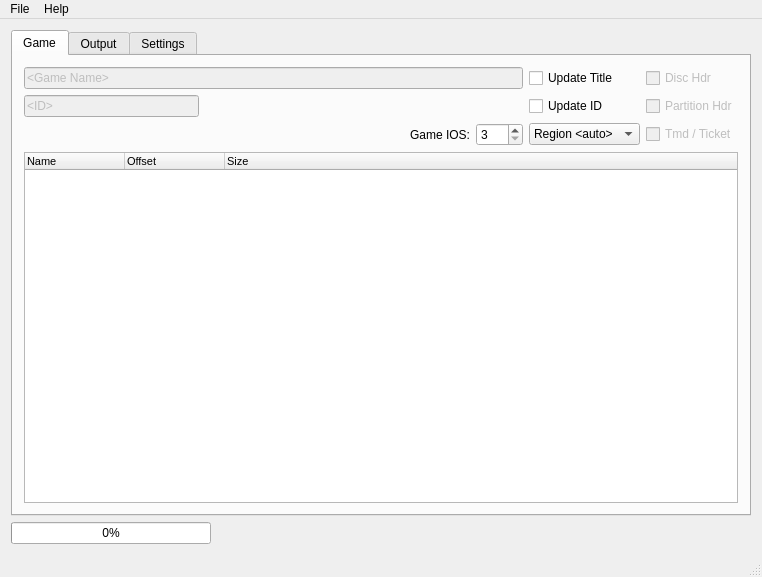
<?xml version="1.0" encoding="UTF-8"?>
<ui version="4.0">
 <class>MainWindow</class>
 <widget class="QMainWindow" name="MainWindow">
  <property name="geometry">
   <rect>
    <x>0</x>
    <y>0</y>
    <width>762</width>
    <height>577</height>
   </rect>
  </property>
  <property name="windowTitle">
   <string/>
  </property>
  <widget class="QWidget" name="centralWidget">
   <layout class="QGridLayout" name="gridLayout_3">
    <item row="6" column="0">
     <widget class="QProgressBar" name="progressBar">
      <property name="sizePolicy">
       <sizepolicy hsizetype="Fixed" vsizetype="Fixed">
        <horstretch>0</horstretch>
        <verstretch>0</verstretch>
       </sizepolicy>
      </property>
      <property name="minimumSize">
       <size>
        <width>200</width>
        <height>0</height>
       </size>
      </property>
      <property name="value">
       <number>0</number>
      </property>
     </widget>
    </item>
    <item row="6" column="1">
     <spacer name="horizontalSpacer">
      <property name="orientation">
       <enum>Qt::Horizontal</enum>
      </property>
      <property name="sizeHint" stdset="0">
       <size>
        <width>40</width>
        <height>20</height>
       </size>
      </property>
     </spacer>
    </item>
    <item row="0" column="0" colspan="5">
     <widget class="QTabWidget" name="tabWidget">
      <property name="minimumSize">
       <size>
        <width>0</width>
        <height>0</height>
       </size>
      </property>
      <property name="baseSize">
       <size>
        <width>0</width>
        <height>0</height>
       </size>
      </property>
      <property name="mouseTracking">
       <bool>false</bool>
      </property>
      <property name="currentIndex">
       <number>0</number>
      </property>
      <property name="movable">
       <bool>true</bool>
      </property>
      <widget class="QWidget" name="tab">
       <attribute name="title">
        <string>Game</string>
       </attribute>
       <layout class="QGridLayout" name="gridLayout_2">
        <item row="0" column="0">
         <layout class="QGridLayout" name="gridLayout">
          <item row="2" column="2">
           <widget class="QCheckBox" name="checkBox_4">
            <property name="enabled">
             <bool>false</bool>
            </property>
            <property name="toolTip">
             <string>Apply the new TID to the TMD &amp; ticket</string>
            </property>
            <property name="text">
             <string>Tmd / Ticket</string>
            </property>
            <property name="checkable">
             <bool>true</bool>
            </property>
           </widget>
          </item>
          <item row="2" column="1">
           <widget class="QComboBox" name="comboBox_region">
            <property name="toolTip">
             <string>Set the region used for the output image.  This is independent of the TID.  If auto is selected, wit will try to guess the region based on the TID.</string>
            </property>
            <property name="currentIndex">
             <number>0</number>
            </property>
            <item>
             <property name="text">
              <string>Region &lt;auto&gt;</string>
             </property>
            </item>
            <item>
             <property name="text">
              <string>JAPAN</string>
             </property>
            </item>
            <item>
             <property name="text">
              <string>USA</string>
             </property>
            </item>
            <item>
             <property name="text">
              <string>EUROPE</string>
             </property>
            </item>
            <item>
             <property name="text">
              <string>KOREA</string>
             </property>
            </item>
           </widget>
          </item>
          <item row="0" column="2">
           <widget class="QCheckBox" name="checkBox_2">
            <property name="enabled">
             <bool>false</bool>
            </property>
            <property name="toolTip">
             <string>Apply title &amp; TID changes to the disc header</string>
            </property>
            <property name="text">
             <string>Disc Hdr</string>
            </property>
            <property name="checkable">
             <bool>true</bool>
            </property>
           </widget>
          </item>
          <item row="1" column="2">
           <widget class="QCheckBox" name="checkBox_3">
            <property name="enabled">
             <bool>false</bool>
            </property>
            <property name="toolTip">
             <string>Apply the title &amp; TID changes to the partition header</string>
            </property>
            <property name="text">
             <string>Partition Hdr</string>
            </property>
            <property name="checkable">
             <bool>true</bool>
            </property>
            <property name="tristate">
             <bool>false</bool>
            </property>
           </widget>
          </item>
          <item row="0" column="0">
           <widget class="QLineEdit" name="lineEdit_4">
            <property name="enabled">
             <bool>false</bool>
            </property>
            <property name="minimumSize">
             <size>
              <width>258</width>
              <height>0</height>
             </size>
            </property>
            <property name="toolTip">
             <string>Enter a new game name</string>
            </property>
            <property name="text">
             <string>&lt;Game Name&gt;</string>
            </property>
           </widget>
          </item>
          <item row="1" column="0">
           <layout class="QHBoxLayout" name="horizontalLayout_2">
            <item>
             <widget class="QLineEdit" name="lineEdit_3">
              <property name="enabled">
               <bool>false</bool>
              </property>
              <property name="minimumSize">
               <size>
                <width>175</width>
                <height>0</height>
               </size>
              </property>
              <property name="maximumSize">
               <size>
                <width>175</width>
                <height>16777215</height>
               </size>
              </property>
              <property name="toolTip">
               <string>Enter a new TID ( 6 characters )</string>
              </property>
              <property name="text">
               <string>&lt;ID&gt;</string>
              </property>
              <property name="maxLength">
               <number>6</number>
              </property>
              <property name="dragEnabled">
               <bool>true</bool>
              </property>
             </widget>
            </item>
            <item>
             <spacer name="horizontalSpacer_3">
              <property name="orientation">
               <enum>Qt::Horizontal</enum>
              </property>
              <property name="sizeHint" stdset="0">
               <size>
                <width>40</width>
                <height>20</height>
               </size>
              </property>
             </spacer>
            </item>
           </layout>
          </item>
          <item row="2" column="0">
           <layout class="QHBoxLayout" name="horizontalLayout_3">
            <item>
             <spacer name="horizontalSpacer_2">
              <property name="orientation">
               <enum>Qt::Horizontal</enum>
              </property>
              <property name="sizeHint" stdset="0">
               <size>
                <width>40</width>
                <height>20</height>
               </size>
              </property>
             </spacer>
            </item>
            <item>
             <widget class="QLabel" name="label">
              <property name="toolTip">
               <string>What IOS should be used in the TMD?</string>
              </property>
              <property name="text">
               <string>Game IOS:</string>
              </property>
              <property name="alignment">
               <set>Qt::AlignRight|Qt::AlignTrailing|Qt::AlignVCenter</set>
              </property>
             </widget>
            </item>
            <item>
             <widget class="QSpinBox" name="spinBox_gameIOS">
              <property name="enabled">
               <bool>true</bool>
              </property>
              <property name="toolTip">
               <string>What IOS should be used in the TMD?</string>
              </property>
              <property name="minimum">
               <number>3</number>
              </property>
              <property name="maximum">
               <number>254</number>
              </property>
             </widget>
            </item>
           </layout>
          </item>
          <item row="1" column="1">
           <widget class="QCheckBox" name="checkBox_7">
            <property name="toolTip">
             <string>Do you want to change the TID of the game?</string>
            </property>
            <property name="text">
             <string>Update ID</string>
            </property>
           </widget>
          </item>
          <item row="0" column="1">
           <widget class="QCheckBox" name="checkBox_6">
            <property name="toolTip">
             <string>Do you want to change the title of the game?</string>
            </property>
            <property name="text">
             <string>Update Title</string>
            </property>
           </widget>
          </item>
         </layout>
        </item>
        <item row="1" column="0">
         <widget class="QTreeWidget" name="treeWidget">
          <property name="font">
           <font>
            <pointsize>8</pointsize>
           </font>
          </property>
          <property name="acceptDrops">
           <bool>true</bool>
          </property>
          <property name="toolTip">
           <string/>
          </property>
          <property name="autoFillBackground">
           <bool>false</bool>
          </property>
          <property name="frameShape">
           <enum>QFrame::StyledPanel</enum>
          </property>
          <property name="frameShadow">
           <enum>QFrame::Sunken</enum>
          </property>
          <property name="dragDropOverwriteMode">
           <bool>false</bool>
          </property>
          <property name="dragDropMode">
           <enum>QAbstractItemView::DropOnly</enum>
          </property>
          <property name="alternatingRowColors">
           <bool>true</bool>
          </property>
          <property name="selectionMode">
           <enum>QAbstractItemView::ExtendedSelection</enum>
          </property>
          <property name="verticalScrollMode">
           <enum>QAbstractItemView::ScrollPerItem</enum>
          </property>
          <property name="indentation">
           <number>20</number>
          </property>
          <property name="sortingEnabled">
           <bool>false</bool>
          </property>
          <property name="animated">
           <bool>true</bool>
          </property>
          <column>
           <property name="text">
            <string>Name</string>
           </property>
          </column>
          <column>
           <property name="text">
            <string>Offset</string>
           </property>
          </column>
          <column>
           <property name="text">
            <string>Size</string>
           </property>
          </column>
         </widget>
        </item>
       </layout>
      </widget>
      <widget class="QWidget" name="wit_tab">
       <attribute name="title">
        <string>Output</string>
       </attribute>
       <layout class="QGridLayout" name="gridLayout_4">
        <item row="1" column="0" colspan="4">
         <widget class="QPlainTextEdit" name="plainTextEdit">
          <property name="sizePolicy">
           <sizepolicy hsizetype="Preferred" vsizetype="Preferred">
            <horstretch>0</horstretch>
            <verstretch>0</verstretch>
           </sizepolicy>
          </property>
          <property name="minimumSize">
           <size>
            <width>0</width>
            <height>150</height>
           </size>
          </property>
          <property name="sizeIncrement">
           <size>
            <width>1</width>
            <height>1</height>
           </size>
          </property>
          <property name="font">
           <font>
            <family>Courier New</family>
            <pointsize>8</pointsize>
            <weight>75</weight>
            <bold>true</bold>
           </font>
          </property>
          <property name="cursor" stdset="0">
           <cursorShape>ArrowCursor</cursorShape>
          </property>
          <property name="toolTip">
           <string>Useful information</string>
          </property>
          <property name="frameShadow">
           <enum>QFrame::Sunken</enum>
          </property>
          <property name="lineWidth">
           <number>1</number>
          </property>
          <property name="readOnly">
           <bool>true</bool>
          </property>
          <property name="textInteractionFlags">
           <set>Qt::LinksAccessibleByMouse|Qt::TextSelectableByKeyboard|Qt::TextSelectableByMouse</set>
          </property>
         </widget>
        </item>
        <item row="0" column="1">
         <widget class="QPushButton" name="pushButton_3">
          <property name="sizePolicy">
           <sizepolicy hsizetype="Fixed" vsizetype="Fixed">
            <horstretch>0</horstretch>
            <verstretch>0</verstretch>
           </sizepolicy>
          </property>
          <property name="toolTip">
           <string>Copy the text in the output box</string>
          </property>
          <property name="text">
           <string>Copy</string>
          </property>
         </widget>
        </item>
        <item row="0" column="0">
         <widget class="QPushButton" name="pushButton_2">
          <property name="sizePolicy">
           <sizepolicy hsizetype="Fixed" vsizetype="Fixed">
            <horstretch>0</horstretch>
            <verstretch>0</verstretch>
           </sizepolicy>
          </property>
          <property name="toolTip">
           <string>Clear the text</string>
          </property>
          <property name="text">
           <string>Clear</string>
          </property>
         </widget>
        </item>
        <item row="0" column="2">
         <spacer name="horizontalSpacer_4">
          <property name="orientation">
           <enum>Qt::Horizontal</enum>
          </property>
          <property name="sizeHint" stdset="0">
           <size>
            <width>40</width>
            <height>20</height>
           </size>
          </property>
         </spacer>
        </item>
       </layout>
      </widget>
      <widget class="QWidget" name="settings_tab">
       <attribute name="title">
        <string>Settings</string>
       </attribute>
       <layout class="QGridLayout" name="gridLayout_5">
        <item row="0" column="0">
         <layout class="QVBoxLayout" name="verticalLayout_2">
          <item>
           <layout class="QVBoxLayout" name="verticalLayout">
            <item>
             <widget class="QCheckBox" name="checkBox">
              <property name="toolTip">
               <string>Don't write any changes to disc</string>
              </property>
              <property name="text">
               <string>Test Mode</string>
              </property>
             </widget>
            </item>
            <item>
             <widget class="QCheckBox" name="overwrite_checkbox">
              <property name="toolTip">
               <string>Tell wit to overwrite existing files</string>
              </property>
              <property name="text">
               <string>Overwrite Existing</string>
              </property>
              <property name="checked">
               <bool>true</bool>
              </property>
             </widget>
            </item>
            <item>
             <widget class="QCheckBox" name="checkBox_hiddenFiles">
              <property name="toolTip">
               <string>Skip &quot;.svn&quot; files in tree view to speed up parsing</string>
              </property>
              <property name="text">
               <string>Ignore svn Files in Filetree</string>
              </property>
              <property name="checked">
               <bool>true</bool>
              </property>
             </widget>
            </item>
            <item>
             <widget class="QCheckBox" name="checkBox_sneek">
              <property name="toolTip">
               <string>When extracting games, only dump the data folder, and don't use the &quot;DATA&quot; sub-folder.</string>
              </property>
              <property name="text">
               <string/>
              </property>
              <property name="icon">
               <iconset resource="resources.qrc">
                <normaloff>:/sneek.png</normaloff>:/sneek.png</iconset>
              </property>
              <property name="iconSize">
               <size>
                <width>128</width>
                <height>36</height>
               </size>
              </property>
             </widget>
            </item>
           </layout>
          </item>
          <item>
           <layout class="QFormLayout" name="formLayout">
            <property name="fieldGrowthPolicy">
             <enum>QFormLayout::AllNonFixedFieldsGrow</enum>
            </property>
            <property name="labelAlignment">
             <set>Qt::AlignCenter</set>
            </property>
            <property name="formAlignment">
             <set>Qt::AlignCenter</set>
            </property>
            <item row="0" column="0">
             <widget class="QLabel" name="label_2">
              <property name="text">
               <string>Text output:</string>
              </property>
             </widget>
            </item>
            <item row="0" column="1">
             <widget class="QComboBox" name="verbose_combobox">
              <property name="currentIndex">
               <number>5</number>
              </property>
              <property name="frame">
               <bool>true</bool>
              </property>
              <item>
               <property name="text">
                <string>Normal</string>
               </property>
              </item>
              <item>
               <property name="text">
                <string>Quiet</string>
               </property>
              </item>
              <item>
               <property name="text">
                <string>Verbose</string>
               </property>
              </item>
              <item>
               <property name="text">
                <string>Verbose+</string>
               </property>
              </item>
              <item>
               <property name="text">
                <string>Verbose++</string>
               </property>
              </item>
              <item>
               <property name="text">
                <string>Verbose+++</string>
               </property>
              </item>
             </widget>
            </item>
            <item row="1" column="0">
             <widget class="QLabel" name="label_3">
              <property name="text">
               <string>Logging :</string>
              </property>
             </widget>
            </item>
            <item row="1" column="1">
             <widget class="QComboBox" name="logging_combobox">
              <property name="currentIndex">
               <number>0</number>
              </property>
              <item>
               <property name="text">
                <string>Off</string>
               </property>
              </item>
              <item>
               <property name="text">
                <string>Disc</string>
               </property>
              </item>
              <item>
               <property name="text">
                <string>Disc + Part</string>
               </property>
              </item>
             </widget>
            </item>
            <item row="2" column="0">
             <widget class="QCheckBox" name="checkBox_defaultIos">
              <property name="toolTip">
               <string>Default IOS to use for booting</string>
              </property>
              <property name="text">
               <string>Default IOS:</string>
              </property>
             </widget>
            </item>
            <item row="2" column="1">
             <widget class="QSpinBox" name="default_ios_spinbox">
              <property name="enabled">
               <bool>false</bool>
              </property>
              <property name="toolTip">
               <string>Default IOS to use for booting</string>
              </property>
              <property name="minimum">
               <number>3</number>
              </property>
              <property name="maximum">
               <number>255</number>
              </property>
              <property name="value">
               <number>36</number>
              </property>
             </widget>
            </item>
            <item row="5" column="0">
             <widget class="QPushButton" name="pushButton_settings_searchPath">
              <property name="minimumSize">
               <size>
                <width>75</width>
                <height>0</height>
               </size>
              </property>
              <property name="toolTip">
               <string>Base path used when searching for files</string>
              </property>
              <property name="text">
               <string>Search Path...</string>
              </property>
             </widget>
            </item>
            <item row="5" column="1">
             <widget class="QLineEdit" name="lineEdit_default_path">
              <property name="minimumSize">
               <size>
                <width>224</width>
                <height>0</height>
               </size>
              </property>
              <property name="toolTip">
               <string notr="true">Base path used when searching for files</string>
              </property>
              <property name="inputMask">
               <string notr="true"/>
              </property>
              <property name="text">
               <string notr="true"/>
              </property>
             </widget>
            </item>
            <item row="7" column="0">
             <widget class="QLabel" name="label_7">
              <property name="toolTip">
               <string>Where to start this program</string>
              </property>
              <property name="text">
               <string>Start at:</string>
              </property>
             </widget>
            </item>
            <item row="7" column="1">
             <widget class="QComboBox" name="startupTab_combobox">
              <property name="minimumSize">
               <size>
                <width>107</width>
                <height>0</height>
               </size>
              </property>
              <property name="toolTip">
               <string>Where to start this program</string>
              </property>
              <item>
               <property name="text">
                <string>Game</string>
               </property>
              </item>
              <item>
               <property name="text">
                <string>Output</string>
               </property>
              </item>
              <item>
               <property name="text">
                <string>Settings</string>
               </property>
              </item>
             </widget>
            </item>
            <item row="3" column="0">
             <widget class="QCheckBox" name="checkBox_defaultRegion">
              <property name="toolTip">
               <string>Always use the same region flag when saving a game</string>
              </property>
              <property name="text">
               <string>Default Region:</string>
              </property>
             </widget>
            </item>
            <item row="3" column="1">
             <widget class="QComboBox" name="comboBox_defaultRegion">
              <property name="enabled">
               <bool>false</bool>
              </property>
              <property name="toolTip">
               <string>Always use the same region flag when saving a game</string>
              </property>
              <item>
               <property name="text">
                <string>AUTO</string>
               </property>
              </item>
              <item>
               <property name="text">
                <string>JAPAN</string>
               </property>
              </item>
              <item>
               <property name="text">
                <string>USA</string>
               </property>
              </item>
              <item>
               <property name="text">
                <string>PAL</string>
               </property>
              </item>
              <item>
               <property name="text">
                <string>KOREA</string>
               </property>
              </item>
             </widget>
            </item>
            <item row="4" column="0">
             <widget class="QLabel" name="label_partition">
              <property name="text">
               <string>Partition Select:</string>
              </property>
             </widget>
            </item>
            <item row="4" column="1">
             <widget class="QComboBox" name="comboBox_partition">
              <item>
               <property name="text">
                <string>All</string>
               </property>
              </item>
              <item>
               <property name="text">
                <string>Data</string>
               </property>
              </item>
              <item>
               <property name="text">
                <string>No-Data</string>
               </property>
              </item>
              <item>
               <property name="text">
                <string>Update</string>
               </property>
              </item>
              <item>
               <property name="text">
                <string>No-Update</string>
               </property>
              </item>
              <item>
               <property name="text">
                <string>Channel</string>
               </property>
              </item>
              <item>
               <property name="text">
                <string>No-Channel</string>
               </property>
              </item>
              <item>
               <property name="text">
                <string>Whole</string>
               </property>
              </item>
              <item>
               <property name="text">
                <string>Raw</string>
               </property>
              </item>
             </widget>
            </item>
            <item row="6" column="0">
             <widget class="QPushButton" name="pushButton_wit">
              <property name="text">
               <string>Wit path:</string>
              </property>
             </widget>
            </item>
            <item row="6" column="1">
             <widget class="QLineEdit" name="lineEdit_wit"/>
            </item>
           </layout>
          </item>
         </layout>
        </item>
        <item row="0" column="1">
         <spacer name="horizontalSpacer_6">
          <property name="orientation">
           <enum>Qt::Horizontal</enum>
          </property>
          <property name="sizeHint" stdset="0">
           <size>
            <width>358</width>
            <height>347</height>
           </size>
          </property>
         </spacer>
        </item>
        <item row="1" column="0">
         <spacer name="verticalSpacer">
          <property name="orientation">
           <enum>Qt::Vertical</enum>
          </property>
          <property name="sizeHint" stdset="0">
           <size>
            <width>20</width>
            <height>40</height>
           </size>
          </property>
         </spacer>
        </item>
       </layout>
      </widget>
     </widget>
    </item>
   </layout>
  </widget>
  <widget class="QMenuBar" name="menuBar">
   <property name="geometry">
    <rect>
     <x>0</x>
     <y>0</y>
     <width>762</width>
     <height>25</height>
    </rect>
   </property>
   <widget class="QMenu" name="menuFile">
    <property name="title">
     <string>File</string>
    </property>
    <addaction name="actionOpen"/>
    <addaction name="actionSave_As"/>
   </widget>
   <widget class="QMenu" name="menuHelp">
    <property name="title">
     <string>Help</string>
    </property>
    <addaction name="actionAbout"/>
    <addaction name="actionAbout_Qt"/>
   </widget>
   <addaction name="menuFile"/>
   <addaction name="menuHelp"/>
  </widget>
  <widget class="QStatusBar" name="statusBar"/>
  <action name="actionOpen">
   <property name="text">
    <string>Open</string>
   </property>
   <property name="shortcut">
    <string>Ctrl+O</string>
   </property>
  </action>
  <action name="actionSave_As">
   <property name="enabled">
    <bool>false</bool>
   </property>
   <property name="text">
    <string>Save As</string>
   </property>
   <property name="shortcut">
    <string>Ctrl+A</string>
   </property>
  </action>
  <action name="actionAbout">
   <property name="text">
    <string>About...</string>
   </property>
  </action>
  <action name="actionAbout_Qt">
   <property name="text">
    <string>About Qt...</string>
   </property>
  </action>
 </widget>
 <layoutdefault spacing="6" margin="11"/>
 <resources>
  <include location="resources.qrc"/>
 </resources>
 <connections/>
</ui>
